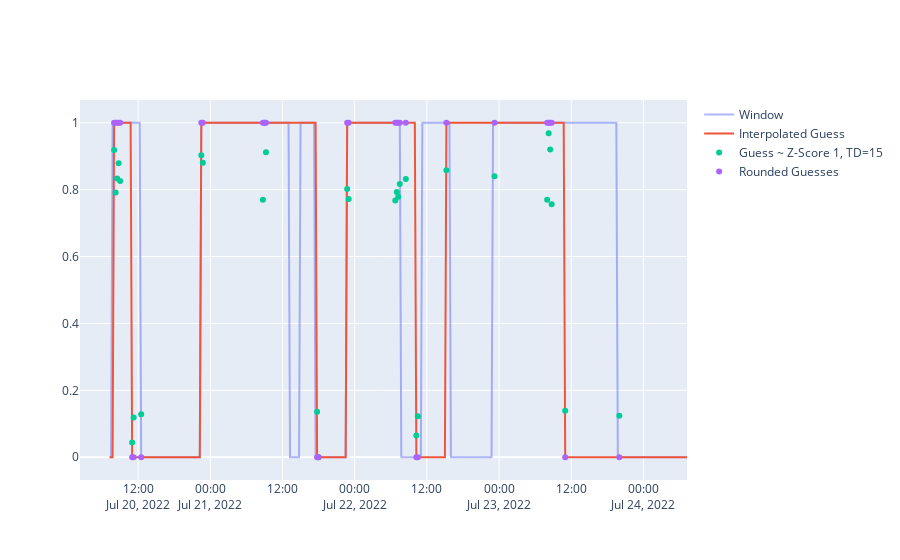

The code cell stored with this chart in its notebook:
### Code cell
w3.plot_guesses(make_guesses=True, timedelta=15, z=1)
